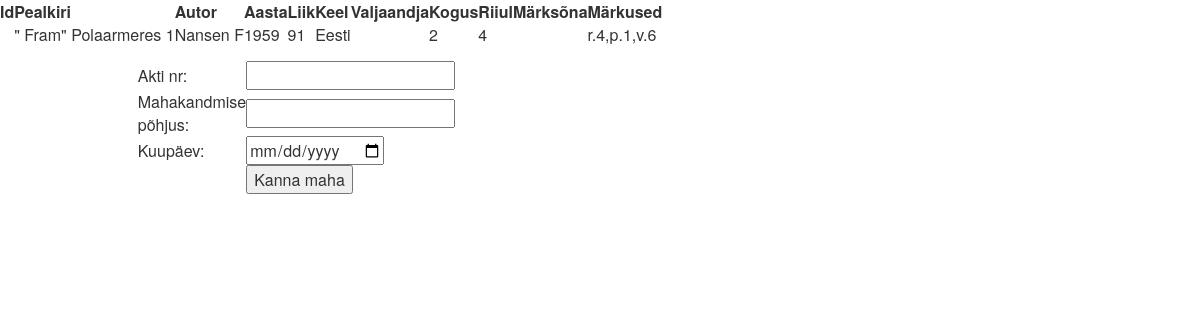
The app's page /write_book.php?id=1 with its own data.
### tables this page shows
CREATE TABLE IF NOT EXISTS `book` (
  `id` int(11) NOT NULL AUTO_INCREMENT,
  `pealkiri` varchar(225) NOT NULL,
  `autor` varchar(225) DEFAULT NULL,
  `aasta` int(11) DEFAULT NULL,
  `liik` varchar(50) DEFAULT NULL,
  `keel` varchar(50) DEFAULT NULL,
  `valjaandja` varchar(50) DEFAULT NULL,
  `kogus` varchar(50) DEFAULT NULL,
  `riiul` varchar(50) DEFAULT NULL,
  `marksona` varchar(250) DEFAULT NULL,
  `markused` varchar(250) DEFAULT NULL,
  PRIMARY KEY (`id`)
);

### write_book.php (the view, shortened to what this page needs)
<?php
include_once("config.php");
$id = $_GET['id'];
$result = mysqli_query($conn, "SELECT * FROM book WHERE id=$id") or die("error:".mysqli_error($conn));;
 echo "<table>
 <tr>
	<th>Id</th>
	<th>Pealkiri</th>
	<th>Autor</th>
	<th>Aasta</th>
	<th>Liik</th>
	<th>Keel</th>
	<th>Valjaandja</th>
	<th>Kogus</th>
	<th>Riiul</th>
	<th>Märksõna</th>
	<th>Märkused</th>
	</tr>";
while($row = mysqli_fetch_row($result)){
	 echo '
  <tr>
	<td '.$row["0"].'</td>
	<td>'.$row["1"].'</td>
	<td>'.$row["2"].'</td>
	<td>'.$row["3"].'</td>
	<td>'.$row["4"].'</td>
	<td>'.$row["5"].'</td>
	<td>'.$row["6"].'</td>
	<td>'.$row["7"].'</td>
	<td>'.$row["8"].'</td>
	<td>'.$row["9"].'</td>
	<td>'.$row["10"].'</td>
  </tr> ';
   echo "</table>";
}
?>
<!DOCTYPE html>
<html>
<head>
<link rel="stylesheet" href="styles.css" type="text/css"/>
<link rel="stylesheet" href="https://maxcdn.bootstrapcdn.com/bootstrap/3.3.6/css/bootstrap.min.css" />
</head>
<body>
<div class="grid-container">
  <div class="item1">
  <form action=" " method="post" name="form1">
		<table width="25%" border="0">
					<td>Akti nr:</td>
				<td><input type="text" name="akt_nr"></td>
			<tr>
				<td>Mahakandmise põhjus:</td>
				<td><input type="text" name="pohjus"></td>
			</tr>
			<tr>
				<td>Kuupäev:</td>
				<td><input type="date" name="kuupaev"></td>
			</tr>
			<tr>
			<td></td>
				<td><input type="submit" name="Submit" value="Kanna maha"></td>
			</tr>
		</table>
	</form>
</div>
<div class="item2"> </div>
</div>
</body>
</html>

### styles.css (style rules this page uses)
.item1 { grid-area: header; }
.item2 { grid-area: menu; }
.grid-container { display: grid; grid-template-areas: 'menu header header header header header' 'menu main main main main main' 'footer footer footer footer footer footer'; }
.item1 { margin-top:15px; }
.item2 { margin-top:20px; }

### records on screen
book: pealkiri "\" Fram\" Polaarmeres 1", autor "Nansen F", aasta "1959", liik "91", keel "Eesti", kogus "2", riiul "4", markused "r.4,p.1,v.6"
